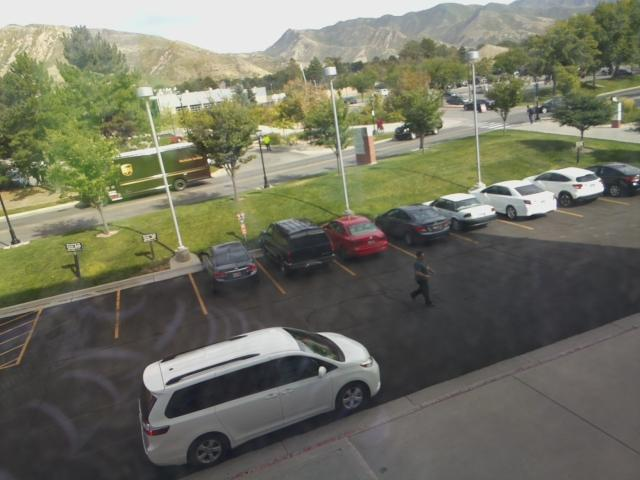
%> input picture 08-30-18_16-31-53-160.jpg, 640 x 480 px
$ octave --eval "result = Image_Texture_Laws(imread('08-30-18_16-31-53-160.jpg'));"   (GNU Octave 9; MATLAB toolbox functions it lacks are replaced by stand-ins)
%> lines starting %> are read from the running program, lines starting %| are printed output that depends on the picture
function T = Image_Texture_Laws(image)
% CS6640_Laws - compute texture parameters
% On input:
%       im (MxN array): input image
% On output:
%       T (M*Nx10 array): texture parameters
%           each texture parameter is a column vector in T
% Call:
%       T = Image_Texture_Laws(im);
% Author:
%       Rohit Singh
%       UU
%       Fall 2018
%
imageGray = mat2gray(double(rgb2gray(image)));
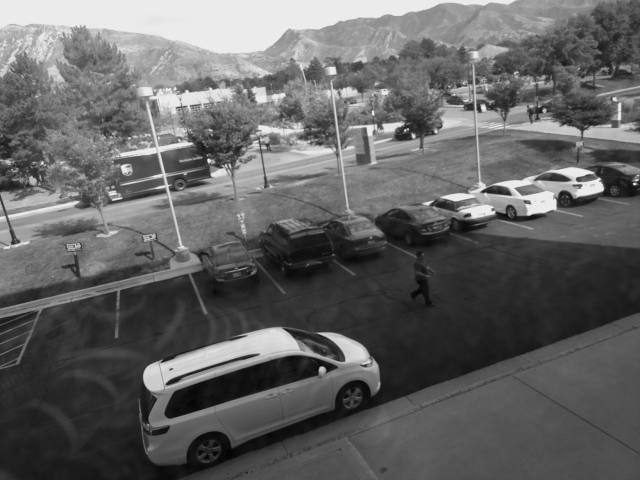
%> imageGray: size 480x640 double; min 0, max 1, mean 0.392
L7 = [1 6 15 20 15 6 1];
E7 = [-1 -4 -5 0 5 4 1];
S7 = [-1 -2 1 4 1 -2 -1];
W7 = [-1 0 3 0 -3 0 1];
R7 = [1 -2 -1 4 -1 -2 1];
O7 = [-1 6 -15 20 -15 6 -1];

L7L7 = L7'*L7;
L7E7 = L7'*E7;
L7S7 = L7'*S7;
L7W7 = L7'*W7;
L7R7 = L7'*R7;
L7O7 = L7'*O7;
E7E7 = E7'*E7;
W7R7 = W7'*R7;
W7O7 = W7'*O7;
M7 = fspecial('average',7);

IL7L7 = conv2(L7L7,imageGray);
IL7E7 = conv2(L7E7,imageGray);
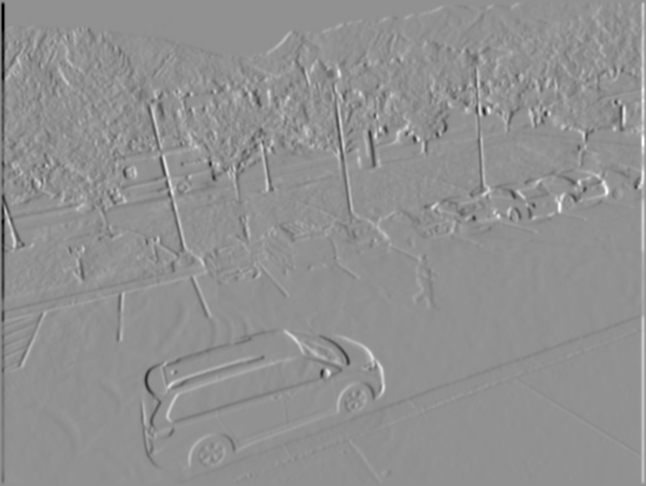
%> IL7E7: size 486x646 double; min -590.1, max 446.4, mean 0; drawn with min black and max white
IL7S7 = conv2(L7S7,imageGray);
IL7W7 = conv2(L7W7,imageGray);
IL7R7 = conv2(L7R7,imageGray);
IL7O7 = conv2(L7O7,imageGray);
IE7E7 = conv2(E7E7,imageGray);
IW7R7 = conv2(W7R7,imageGray);
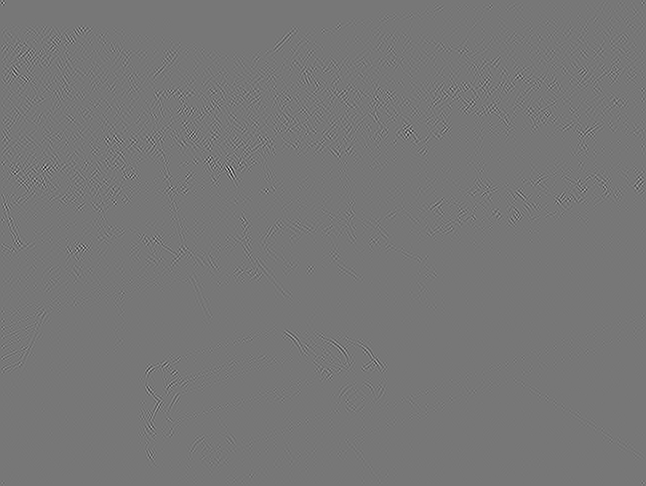
%> IW7R7: size 486x646 double; min -7.58, max 8.6, mean 1.8e-18; drawn with min black and max white
IW7O7 = conv2(W7O7,imageGray);
IM7 = conv2(M7,imageGray);
% [12 lines of commented-out code are left out]
ImeanL7L7 = conv2(abs(IL7L7),M7);
ImeanL7E7 = conv2(abs(IL7E7),M7);
ImeanL7S7 = conv2(abs(IL7S7),M7);
ImeanL7W7 = conv2(abs(IL7W7),M7);
ImeanL7R7 = conv2(abs(IL7R7),M7);
ImeanL7O7 = conv2(abs(IL7O7),M7);
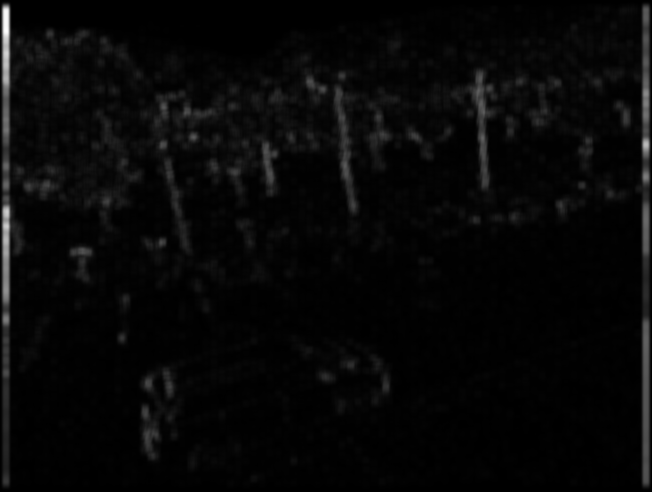
%> ImeanL7O7: size 492x652 double; min 9.52e-17, max 275.8, mean 8.5; drawn with min black and max white
ImeanE7E7 = conv2(abs(IE7E7),M7);
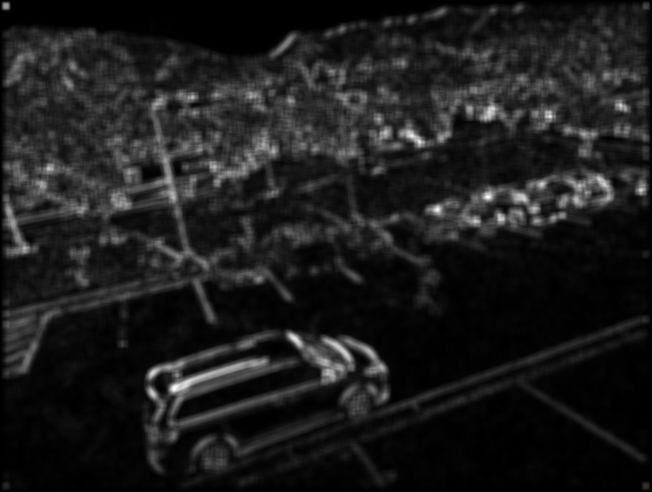
%> ImeanE7E7: size 492x652 double; min 7.93e-18, max 32.21, mean 3.7; drawn with min black and max white
ImeanW7R7 = conv2(abs(IW7R7),M7);
ImeanW7O7 = conv2(abs(IW7O7),M7);
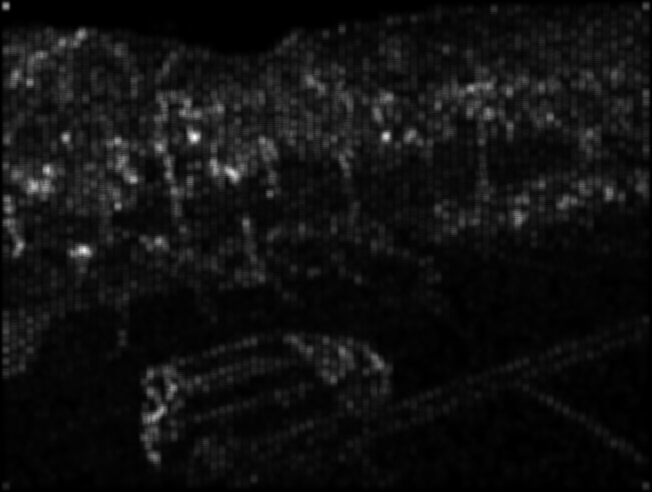
%> ImeanW7O7: size 492x652 double; min 0, max 8.26, mean 0.57; drawn with min black and max white
ImeanM7 = conv2(abs(IM7),M7);
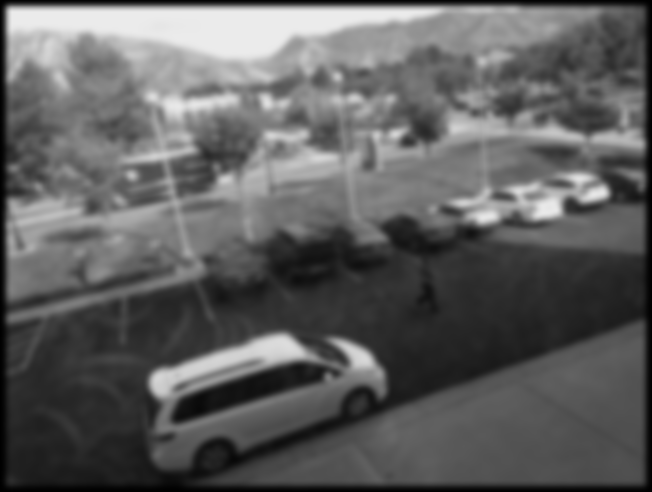
%> ImeanM7: size 492x652 double; min 8.83e-05, max 0.924, mean 0.375
% [12 lines of commented-out code are left out]
imgrow = size(ImeanM7,1);
%> imgrow = 492
imgcol = size(ImeanM7,2);
%> imgcol = 652
rowcol = imgrow*imgcol;
%> rowcol = 320784
texture = zeros(rowcol,10);

texture(:,1)=reshape(ImeanL7L7,rowcol,1);
texture(:,2)=reshape(ImeanL7E7,rowcol,1);
texture(:,3)=reshape(ImeanL7S7,rowcol,1);
texture(:,4)=reshape(ImeanL7W7,rowcol,1);
texture(:,5)=reshape(ImeanL7R7,rowcol,1);
texture(:,6)=reshape(ImeanL7O7,rowcol,1);
texture(:,7)=reshape(ImeanE7E7,rowcol,1);
texture(:,8)=reshape(ImeanW7R7,rowcol,1);
texture(:,10)=reshape(ImeanM7,rowcol,1);

T=texture;


%IDX=kmeans(T,4);  %cluster indexes using kmeans to get segmented regions
%imgSeg=reshape(IDX,492,652); %replace 492,652 with appropriate image size

%image=imread('C:\Users\Rohit Singh\OneDrive\MSCS\CS6640 Image
%Processing\Practise\08-30-18_16-31-53-160.jpg');
